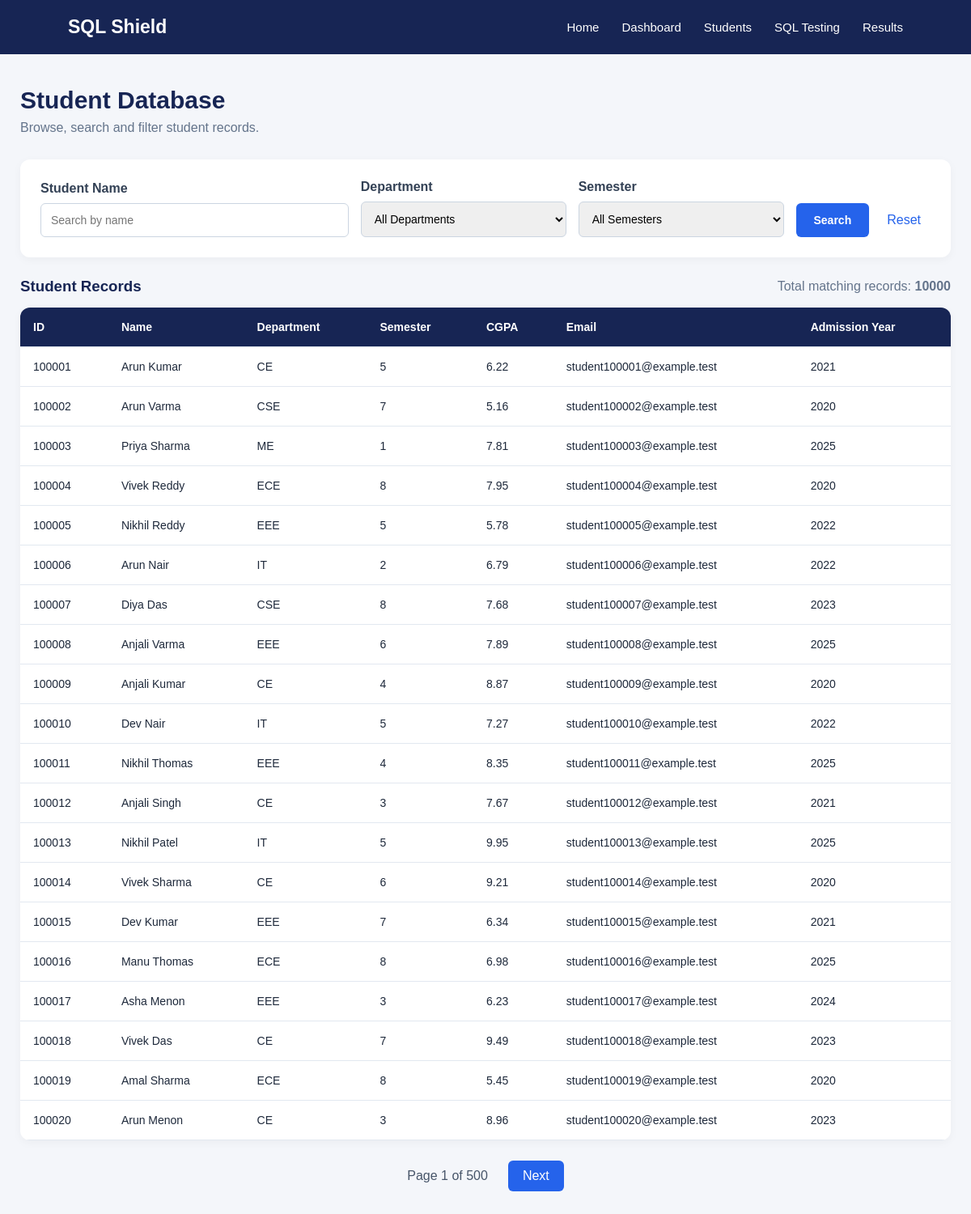
/students, run on the app's committed database.
### tables this page shows
CREATE TABLE students (
                student_id INTEGER PRIMARY KEY,
                name TEXT NOT NULL,
                department TEXT NOT NULL,
                semester INTEGER NOT NULL CHECK (semester BETWEEN 1 AND 8),
                cgpa REAL NOT NULL CHECK (cgpa BETWEEN 0 AND 10),
                email TEXT NOT NULL UNIQUE,
                admission_year INTEGER NOT NULL
            );

### app.py (the view, shortened to what this page needs)
@app.route("/students")
def students():
    connection = get_connection()
    try:
        name = request.args.get("name", "").strip()
        department = request.args.get("department", "").strip()
        semester = request.args.get("semester", "").strip()
        page = request.args.get("page", 1, type=int)
        page = max(page, 1)
        per_page = 20
        offset = (page - 1) * per_page
        conditions = []
        parameters = []
        if name:
            conditions.append("name LIKE ?")
            parameters.append(f"%{name}%")
        if department:
            conditions.append("department = ?")
            parameters.append(department)
        where_clause = ""
        if conditions:
            where_clause = " WHERE " + " AND ".join(conditions)
        count_query = (
            "SELECT COUNT(*) FROM students" + where_clause
        )
        total_records = connection.execute(
            count_query, parameters
        ).fetchone()[0]
        total_pages = max(
            1, (total_records + per_page - 1) // per_page
        )
        page = min(page, total_pages)
        offset = (page - 1) * per_page
        student_query = """
            SELECT student_id, name, department, semester,
                   cgpa, email, admission_year
            FROM students
        """ + where_clause + """
            ORDER BY student_id
            LIMIT ? OFFSET ?
        """
        students_data = connection.execute(
            student_query,
            parameters + [per_page, offset]
        ).fetchall()
        departments = connection.execute(
            "SELECT DISTINCT department FROM students ORDER BY department"
        ).fetchall()
    finally:
        connection.close()
    return render_template(
        "students.html",
        students=students_data,
        departments=departments,
        selected_name=name,
        selected_department=department,
        selected_semester=semester,
        page=page,
        total_pages=total_pages,
        total_records=total_records
    )

### database/database.py (called while the page is built)
def get_connection():
    conn = sqlite3.connect(DB_NAME, timeout=10)
    conn.row_factory = sqlite3.Row
    return conn

### templates/students.html (shortened to what this page needs)
{% extends "base.html" %}
{% block content %}
<div class="page-heading">
    <h1>Student Database</h1>
    <p>Browse, search and filter student records.</p>
</div>
<section class="student-search">
    <form method="GET" action="{{ url_for('students') }}">
        <div class="filter-group">
            <label>Student Name</label>
            <input type="text" name="name" placeholder="Search by name" value="{{ selected_name }}">
        </div>
        <div class="filter-group">
            <label>Department</label>
            <select name="department">
                <option value="">All Departments</option>
            </select>
        </div>
        <div class="filter-group">
            <label>Semester</label>
            <select name="semester">
                <option value="">All Semesters</option>
            </select>
        </div>
        <div class="filter-buttons">
            <button type="submit" class="primary-btn">
                Search
            </button>
            <a href="{{ url_for('students') }}" class="reset-btn">
                Reset
            </a>
        </div>
    </form>
</section>
<div class="student-summary">
    <h3>Student Records</h3>
    <p>Total matching records: <strong>{{ total_records }}</strong></p>
</div>
<div class="table-container">
    <table class="student-table">
        <thead>
            <tr>
                <th>ID</th>
                <th>Name</th>
                <th>Department</th>
                <th>Semester</th>
                <th>CGPA</th>
                <th>Email</th>
                <th>Admission Year</th>
            </tr>
        </thead>
        <tbody>
            {% for student in students %}
            <tr>
                <td>{{ student['student_id'] }}</td>
                <td>{{ student['name'] }}</td>
                <td>{{ student['department'] }}</td>
                <td>{{ student['semester'] }}</td>
                <td>{{ student['cgpa'] }}</td>
                <td>{{ student['email'] }}</td>
                <td>{{ student['admission_year'] }}</td>
            </tr>
            {% else %}
            <tr>
                <td colspan="7" class="empty-message">
                    No student records found.
                </td>
            </tr>
            {% endfor %}
        </tbody>
    </table>
</div>
<div class="pagination">
    <span>Page {{ page }} of {{ total_pages }}</span>
    {% if page < total_pages %} <a href="{{ url_for('students',
            page=page+1,
            name=selected_name,
            department=selected_department,
            semester=selected_semester) }}">
        Next
        </a>
        {% endif %}
</div>
{% endblock %}

### templates/base.html (shortened to what this page needs)
<!DOCTYPE html>
<html lang="en">
<head>
    <link rel="stylesheet" href="{{ url_for('static', filename='css/style.css') }}">
</head>
<body>
    <nav class="navbar">
        <div class="logo">SQL Shield</div>
        <div class="nav-links">
            <a href="{{ url_for('home') }}">Home</a>
            <a href="{{ url_for('dashboard') }}">Dashboard</a>
            <a href="{{ url_for('students') }}">Students</a>
            <a href="{{ url_for('testing') }}">SQL Testing</a>
            <a href="{{ url_for('results') }}">Results</a>
        </div>
    </nav>
    <main class="container">
        {% block content %}{% endblock %}
    </main>
</body>
</html>

### static/css/style.css (style rules this page uses)
* { margin: 0; padding: 0; box-sizing: border-box; }
body { font-family: Arial, sans-serif; background: #f4f6fa; color: #1e293b; }
.navbar { background: #172554; color: white; padding: 20px 7%; display: flex; justify-content: space-between; align-items: center; }
.logo { font-size: 23px; font-weight: bold; }
.nav-links { display: flex; gap: 28px; }
.nav-links a { color: white; text-decoration: none; font-size: 15px; }
.container { max-width: 1200px; margin: 40px auto; padding: 0 25px; }
.primary-btn, .secondary-btn { padding: 13px 22px; border-radius: 6px; text-decoration: none; font-weight: bold; }
.primary-btn { background: #2563eb; color: white; }
.page-heading { margin-bottom: 30px; }
.page-heading h1 { font-size: 30px; color: #172554; margin-bottom: 8px; }
.page-heading p { color: #64748b; }
.student-search { background: white; padding: 25px; border-radius: 12px; margin-bottom: 25px; box-shadow: 0 3px 12px rgba(0, 0, 0, 0.04); }
.student-search form { display: grid; grid-template-columns: 1.5fr 1fr 1fr auto; gap: 15px; align-items: end; }
.filter-group label { display: block; font-weight: bold; margin-bottom: 9px; color: #334155; }
.filter-group input, .filter-group select { width: 100%; padding: 12px; border: 1px solid #cbd5e1; border-radius: 6px; font-size: 14px; }
.filter-buttons { display: flex; gap: 10px; align-items: center; }
.primary-btn { border: none; cursor: pointer; font-size: 14px; }
.reset-btn { text-decoration: none; color: #2563eb; padding: 12px; }
.student-summary { display: flex; justify-content: space-between; align-items: center; margin-bottom: 15px; }
.student-summary h3 { color: #172554; }
.student-summary p { color: #64748b; }
.table-container { background: white; border-radius: 12px; overflow-x: auto; box-shadow: 0 3px 12px rgba(0, 0, 0, 0.04); }
.student-table { width: 100%; border-collapse: collapse; min-width: 850px; }
.student-table th, .student-table td { padding: 16px; text-align: left; border-bottom: 1px solid #e2e8f0; font-size: 14px; }
.student-table th { background: #172554; color: white; }
.pagination { display: flex; justify-content: center; align-items: center; gap: 25px; margin-top: 25px; }
.pagination a { text-decoration: none; color: white; background: #2563eb; padding: 10px 18px; border-radius: 6px; }
.pagination span { color: #475569; }

### data on the page
students: student_id "100001", name "Arun Kumar", department "CE", semester "5", cgpa "6.22", email "student100001@example.test", admission_year "2021"
students: student_id "100002", name "Arun Varma", department "CSE", semester "7", cgpa "5.16", email "student100002@example.test", admission_year "2020"
students: student_id "100003", name "Priya Sharma", department "ME", semester "1", cgpa "7.81", email "student100003@example.test", admission_year "2025"
students: student_id "100004", name "Vivek Reddy", department "ECE", semester "8", cgpa "7.95", email "student100004@example.test", admission_year "2020"
students: student_id "100005", name "Nikhil Reddy", department "EEE", semester "5", cgpa "5.78", email "student100005@example.test", admission_year "2022"
students: student_id "100006", name "Arun Nair", department "IT", semester "2", cgpa "6.79", email "student100006@example.test", admission_year "2022"
students: student_id "100007", name "Diya Das", department "CSE", semester "8", cgpa "7.68", email "student100007@example.test", admission_year "2023"
students: student_id "100008", name "Anjali Varma", department "EEE", semester "6", cgpa "7.89", email "student100008@example.test", admission_year "2025"
students: student_id "100009", name "Anjali Kumar", department "CE", semester "4", cgpa "8.87", email "student100009@example.test", admission_year "2020"
students: student_id "100010", name "Dev Nair", department "IT", semester "5", cgpa "7.27", email "student100010@example.test", admission_year "2022"
students: student_id "100011", name "Nikhil Thomas", department "EEE", semester "4", cgpa "8.35", email "student100011@example.test", admission_year "2025"
students: student_id "100012", name "Anjali Singh", department "CE", semester "3", cgpa "7.67", email "student100012@example.test", admission_year "2021"
students: student_id "100013", name "Nikhil Patel", department "IT", semester "5", cgpa "9.95", email "student100013@example.test", admission_year "2025"
students: student_id "100014", name "Vivek Sharma", department "CE", semester "6", cgpa "9.21", email "student100014@example.test", admission_year "2020"
students: student_id "100015", name "Dev Kumar", department "EEE", semester "7", cgpa "6.34", email "student100015@example.test", admission_year "2021"
students: student_id "100016", name "Manu Thomas", department "ECE", semester "8", cgpa "6.98", email "student100016@example.test", admission_year "2025"
students: student_id "100017", name "Asha Menon", department "EEE", semester "3", cgpa "6.23", email "student100017@example.test", admission_year "2024"
students: student_id "100018", name "Vivek Das", department "CE", semester "7", cgpa "9.49", email "student100018@example.test", admission_year "2023"
students: student_id "100019", name "Amal Sharma", department "ECE", semester "8", cgpa "5.45", email "student100019@example.test", admission_year "2020"
students: student_id "100020", name "Arun Menon", department "CE", semester "3", cgpa "8.96", email "student100020@example.test", admission_year "2023"

### other printed values
{{ total_records }} "10000"
{{ page }} "1"
{{ total_pages }} "500"
